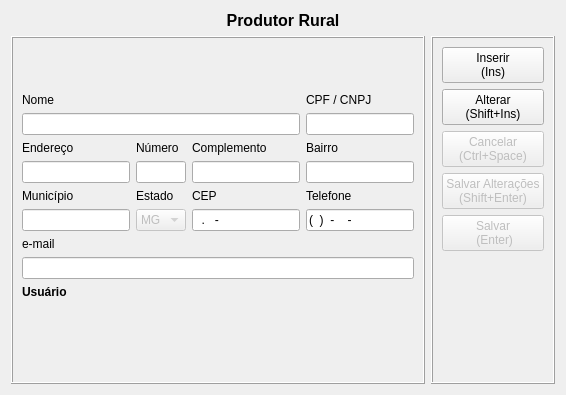
                   <widget class="QWidget" name="tab_register_producer01">
                    <attribute name="title">
                     <string>Cadastro</string>
                    </attribute>
                    <layout class="QVBoxLayout" name="verticalLayout_20">
                     <item>
                      <widget class="QLabel" name="lbl_title_register_producer01">
                       <property name="text">
                        <string>&lt;html&gt;&lt;head/&gt;&lt;body&gt;&lt;p align=&quot;center&quot;&gt;&lt;span style=&quot; font-size:12pt; font-weight:600;&quot;&gt;Produtor Rural&lt;/span&gt;&lt;/p&gt;&lt;/body&gt;&lt;/html&gt;</string>
                       </property>
                      </widget>
                     </item>
                     <item>
                      <layout class="QHBoxLayout" name="horizontalLayout">
                       <item>
                        <widget class="QFrame" name="frm_register_producer01">
                         <property name="styleSheet">
                          <string notr="true"/>
                         </property>
                         <property name="frameShape">
                          <enum>QFrame::Box</enum>
                         </property>
                         <property name="frameShadow">
                          <enum>QFrame::Raised</enum>
                         </property>
                         <layout class="QGridLayout" name="gridLayout">
                          <item row="5" column="2">
                           <widget class="QLabel" name="lbl_cep_producer">
                            <property name="text">
                             <string>CEP</string>
                            </property>
                           </widget>
                          </item>
                          <item row="3" column="3">
                           <widget class="QLabel" name="lbl_neighborhood_producer">
                            <property name="text">
                             <string>Bairro</string>
                            </property>
                           </widget>
                          </item>
                          <item row="6" column="3">
                           <widget class="QLineEdit" name="edt_phone_producer">
                            <property name="styleSheet">
                             <string notr="true"/>
                            </property>
                            <property name="inputMask">
                             <string>(99) 9-9999-9999</string>
                            </property>
                            <property name="readOnly">
                             <bool>true</bool>
                            </property>
                            <property name="placeholderText">
                             <string notr="true"/>
                            </property>
                           </widget>
                          </item>
                          <item row="9" column="0">
                           <widget class="QLabel" name="lbl_title_user_producer">
                            <property name="text">
                             <string>&lt;html&gt;&lt;head/&gt;&lt;body&gt;&lt;p&gt;&lt;span style=&quot; font-weight:600;&quot;&gt;Usuário&lt;/span&gt;&lt;/p&gt;&lt;/body&gt;&lt;/html&gt;</string>
                            </property>
                           </widget>
                          </item>
                          <item row="6" column="1">
                           <widget class="QComboBox" name="cbx_state_producer">
                            <property name="enabled">
                             <bool>false</bool>
                            </property>
                            <property name="maximumSize">
                             <size>
                              <width>50</width>
                              <height>16777215</height>
                             </size>
                            </property>
                            <property name="styleSheet">
                             <string notr="true"/>
                            </property>
                            <property name="currentText">
                             <string>MG</string>
                            </property>
                            <property name="currentIndex">
                             <number>12</number>
                            </property>
                            <property name="maxVisibleItems">
                             <number>11</number>
                            </property>
                            <item>
                             <property name="text">
                              <string>AC</string>
                             </property>
                            </item>
                            <item>
                             <property name="text">
                              <string>AL</string>
                             </property>
                            </item>
                            <item>
                             <property name="text">
                              <string>AP</string>
                             </property>
                            </item>
                            <item>
                             <property name="text">
                              <string>AM</string>
                             </property>
                            </item>
                            <item>
                             <property name="text">
                              <string>BA</string>
                             </property>
                            </item>
                            <item>
                             <property name="text">
                              <string>CE</string>
                             </property>
                            </item>
                            <item>
                             <property name="text">
                              <string>DF</string>
                             </property>
                            </item>
                            <item>
                             <property name="text">
                              <string>ES</string>
                             </property>
                            </item>
                            <item>
                             <property name="text">
                              <string>GO</string>
                             </property>
                            </item>
                            <item>
                             <property name="text">
                              <string>MA</string>
                             </property>
                            </item>
                            <item>
                             <property name="text">
                              <string>MT</string>
                             </property>
                            </item>
                            <item>
                             <property name="text">
                              <string>MS</string>
                             </property>
                            </item>
                            <item>
                             <property name="text">
                              <string>MG</string>
                             </property>
                            </item>
                            <item>
                             <property name="text">
                              <string>PA</string>
                             </property>
                            </item>
                            <item>
                             <property name="text">
                              <string>PB</string>
                             </property>
                            </item>
                            <item>
                             <property name="text">
                              <string>PR</string>
                             </property>
                            </item>
                            <item>
                             <property name="text">
                              <string>PE</string>
                             </property>
                            </item>
                            <item>
                             <property name="text">
                              <string>PI</string>
                             </property>
                            </item>
                            <item>
                             <property name="text">
                              <string>RJ</string>
                             </property>
                            </item>
                            <item>
                             <property name="text">
                              <string>RN</string>
                             </property>
                            </item>
                            <item>
                             <property name="text">
                              <string>RS</string>
                             </property>
                            </item>
                            <item>
                             <property name="text">
                              <string>RO</string>
                             </property>
                            </item>
                            <item>
                             <property name="text">
                              <string>RR</string>
                             </property>
                            </item>
                            <item>
                             <property name="text">
                              <string>SC</string>
                             </property>
                            </item>
                            <item>
                             <property name="text">
                              <string>SP</string>
                             </property>
                            </item>
                            <item>
                             <property name="text">
                              <string>SE</string>
                             </property>
                            </item>
                            <item>
                             <property name="text">
                              <string>TO</string>
                             </property>
                            </item>
                           </widget>
                          </item>
                          <item row="1" column="0">
                           <widget class="QLabel" name="lbl_name_producer">
                            <property name="text">
                             <string>Nome</string>
                            </property>
                           </widget>
                          </item>
                          <item row="3" column="0">
                           <widget class="QLabel" name="lbl_address_producer">
                            <property name="text">
                             <string>Endereço</string>
                            </property>
                           </widget>
                          </item>
                          <item row="2" column="3">
                           <widget class="QLineEdit" name="edt_cpf_cnpj_producer">
                            <property name="styleSheet">
                             <string notr="true"/>
                            </property>
                            <property name="text">
                             <string/>
                            </property>
                            <property name="readOnly">
                             <bool>true</bool>
                            </property>
                            <property name="placeholderText">
                             <string/>
                            </property>
                           </widget>
                          </item>
                          <item row="2" column="0" colspan="3">
                           <widget class="QLineEdit" name="edt_name_producer">
                            <property name="styleSheet">
                             <string notr="true"/>
                            </property>
                            <property name="text">
                             <string/>
                            </property>
                            <property name="readOnly">
                             <bool>true</bool>
                            </property>
                            <property name="placeholderText">
                             <string/>
                            </property>
                           </widget>
                          </item>
                          <item row="0" column="0">
                           <widget class="QLabel" name="lbl_code_producer">
                            <property name="minimumSize">
                             <size>
                              <width>80</width>
                              <height>40</height>
                             </size>
                            </property>
                            <property name="maximumSize">
                             <size>
                              <width>80</width>
                              <height>40</height>
                             </size>
                            </property>
                            <property name="text">
                             <string>&lt;html&gt;&lt;head/&gt;&lt;body&gt;&lt;p&gt;&lt;span style=&quot; font-weight:600;&quot;&gt;&lt;br/&gt;&lt;/span&gt;&lt;/p&gt;&lt;/body&gt;&lt;/html&gt;</string>
                            </property>
                           </widget>
                          </item>
                          <item row="4" column="3">
                           <widget class="QLineEdit" name="edt_neighborhood_producer">
                            <property name="styleSheet">
                             <string notr="true"/>
                            </property>
                            <property name="readOnly">
                             <bool>true</bool>
                            </property>
                            <property name="placeholderText">
                             <string/>
                            </property>
                           </widget>
                          </item>
                          <item row="1" column="3">
                           <widget class="QLabel" name="lbl_cpf_cnpj_producer">
                            <property name="text">
                             <string>CPF / CNPJ</string>
                            </property>
                           </widget>
                          </item>
                          <item row="4" column="1">
                           <widget class="QLineEdit" name="edt_number_producer">
                            <property name="maximumSize">
                             <size>
                              <width>50</width>
                              <height>16777215</height>
                             </size>
                            </property>
                            <property name="sizeIncrement">
                             <size>
                              <width>0</width>
                              <height>0</height>
                             </size>
                            </property>
                            <property name="styleSheet">
                             <string notr="true"/>
                            </property>
                            <property name="text">
                             <string/>
                            </property>
                            <property name="readOnly">
                             <bool>true</bool>
                            </property>
                            <property name="placeholderText">
                             <string/>
                            </property>
                           </widget>
                          </item>
                          <item row="5" column="1">
                           <widget class="QLabel" name="lbl_state_producer">
                            <property name="text">
                             <string>Estado</string>
                            </property>
                           </widget>
                          </item>
                          <item row="5" column="3">
                           <widget class="QLabel" name="lbl_phone_producer">
                            <property name="text">
                             <string>Telefone</string>
                            </property>
                           </widget>
                          </item>
                          <item row="4" column="0">
                           <widget class="QLineEdit" name="edt_address_producer">
                            <property name="styleSheet">
                             <string notr="true"/>
                            </property>
                            <property name="text">
                             <string/>
                            </property>
                            <property name="readOnly">
                             <bool>true</bool>
                            </property>
                            <property name="placeholderText">
                             <string/>
                            </property>
                           </widget>
                          </item>
                          <item row="3" column="1">
                           <widget class="QLabel" name="lbl_number_producer">
                            <property name="text">
                             <string>Número</string>
                            </property>
                           </widget>
                          </item>
                          <item row="6" column="2">
                           <widget class="QLineEdit" name="edt_cep_producer">
                            <property name="styleSheet">
                             <string notr="true"/>
                            </property>
                            <property name="inputMask">
                             <string>99.999-999</string>
                            </property>
                            <property name="readOnly">
                             <bool>true</bool>
                            </property>
                            <property name="placeholderText">
                             <string/>
                            </property>
                           </widget>
                          </item>
                          <item row="6" column="0">
                           <widget class="QLineEdit" name="edt_city_producer">
                            <property name="styleSheet">
                             <string notr="true"/>
                            </property>
                            <property name="readOnly">
                             <bool>true</bool>
                            </property>
                            <property name="placeholderText">
                             <string/>
                            </property>
                           </widget>
                          </item>
                          <item row="3" column="2">
                           <widget class="QLabel" name="lbl_complement_producer">
                            <property name="text">
                             <string>Complemento</string>
                            </property>
                           </widget>
                          </item>
                          <item row="7" column="0">
                           <widget class="QLabel" name="lbl_email_producer">
                            <property name="text">
                             <string>e-mail</string>
                            </property>
                           </widget>
                          </item>
                          <item row="11" column="0">
                           <spacer name="verticalSpacer_5">
                            <property name="orientation">
                             <enum>Qt::Vertical</enum>
                            </property>
                            <property name="sizeHint" stdset="0">
                             <size>
                              <width>20</width>
                              <height>40</height>
                             </size>
                            </property>
                           </spacer>
                          </item>
                          <item row="4" column="2">
                           <widget class="QLineEdit" name="edt_complement_producer">
                            <property name="styleSheet">
                             <string notr="true"/>
                            </property>
                            <property name="readOnly">
                             <bool>true</bool>
                            </property>
                            <property name="placeholderText">
                             <string/>
                            </property>
                           </widget>
                          </item>
                          <item row="8" column="0" colspan="4">
                           <widget class="QLineEdit" name="edt_email_producer">
                            <property name="styleSheet">
                             <string notr="true"/>
                            </property>
                            <property name="text">
                             <string/>
                            </property>
                            <property name="readOnly">
                             <bool>true</bool>
                            </property>
                            <property name="placeholderText">
                             <string/>
                            </property>
                           </widget>
                          </item>
                          <item row="5" column="0">
                           <widget class="QLabel" name="lbl_city_producer">
                            <property name="text">
                             <string>Município</string>
                            </property>
                           </widget>
                          </item>
                          <item row="10" column="0" colspan="4">
                           <widget class="QLabel" name="lbl_name_user_producer">
                            <property name="text">
                             <string>&lt;html&gt;&lt;head/&gt;&lt;body&gt;&lt;p&gt;&lt;br/&gt;&lt;/p&gt;&lt;/body&gt;&lt;/html&gt;</string>
                            </property>
                           </widget>
                          </item>
                         </layout>
                        </widget>
                       </item>
                       <item>
                        <widget class="QFrame" name="frm_menu_produce_register">
                         <property name="maximumSize">
                          <size>
                           <width>16777215</width>
                           <height>16777215</height>
                          </size>
                         </property>
                         <property name="frameShape">
                          <enum>QFrame::Box</enum>
                         </property>
                         <property name="frameShadow">
                          <enum>QFrame::Raised</enum>
                         </property>
                         <layout class="QVBoxLayout" name="verticalLayout_12">
                          <item>
                           <widget class="QPushButton" name="btn_insert_producer">
                            <property name="cursor">
                             <cursorShape>PointingHandCursor</cursorShape>
                            </property>
                            <property name="focusPolicy">
                             <enum>Qt::NoFocus</enum>
                            </property>
                            <property name="toolTip">
                             <string>&lt;html&gt;&lt;head/&gt;&lt;body&gt;&lt;p&gt;Pressione o botão ou tecla “Insert” para abrir a janela de cadastra do Produtor.&lt;/p&gt;&lt;/body&gt;&lt;/html&gt;</string>
                            </property>
                            <property name="text">
                             <string>Inserir
(Ins)</string>
                            </property>
                            <property name="icon">
                             <iconset resource="icones.qrc">
                              <normaloff>:/buttons/images/button/Insert.png</normaloff>:/buttons/images/button/Insert.png</iconset>
                            </property>
                            <property name="shortcut">
                             <string>Ins</string>
                            </property>
                           </widget>
                          </item>
                          <item>
                           <widget class="QPushButton" name="btn_update_producer">
                            <property name="cursor">
                             <cursorShape>PointingHandCursor</cursorShape>
                            </property>
                            <property name="focusPolicy">
                             <enum>Qt::NoFocus</enum>
                            </property>
                            <property name="text">
                             <string>Alterar 
(Shift+Ins)</string>
                            </property>
                            <property name="icon">
                             <iconset resource="icones.qrc">
                              <normaloff>:/buttons/images/button/Update.png</normaloff>:/buttons/images/button/Update.png</iconset>
                            </property>
                            <property name="shortcut">
                             <string>Shift+Ins</string>
                            </property>
                           </widget>
                          </item>
                          <item>
                           <widget class="QPushButton" name="btn_cancelar_producer">
                            <property name="enabled">
                             <bool>false</bool>
                            </property>
                            <property name="cursor">
                             <cursorShape>PointingHandCursor</cursorShape>
                            </property>
                            <property name="focusPolicy">
                             <enum>Qt::NoFocus</enum>
                            </property>
                            <property name="text">
                             <string>Cancelar
(Ctrl+Space)</string>
                            </property>
                            <property name="icon">
                             <iconset resource="icones.qrc">
                              <normaloff>:/buttons/images/button/Delete.png</normaloff>:/buttons/images/button/Delete.png</iconset>
                            </property>
                            <property name="shortcut">
                             <string>Ctrl+Space</string>
                            </property>
                           </widget>
                          </item>
                          <item>
                           <widget class="QPushButton" name="btn_save_change_producer">
                            <property name="enabled">
                             <bool>false</bool>
                            </property>
                            <property name="cursor">
                             <cursorShape>PointingHandCursor</cursorShape>
                            </property>
                            <property name="focusPolicy">
                             <enum>Qt::NoFocus</enum>
                            </property>
                            <property name="text">
                             <string>Salvar Alterações 
(Shift+Enter)</string>
                            </property>
                            <property name="icon">
                             <iconset resource="icones.qrc">
                              <normaloff>:/buttons/images/button/Save-Update.png</normaloff>:/buttons/images/button/Save-Update.png</iconset>
                            </property>
                            <property name="shortcut">
                             <string>Shift+Return</string>
                            </property>
                           </widget>
                          </item>
                          <item>
                           <widget class="QPushButton" name="btn_save_producer">
                            <property name="enabled">
                             <bool>false</bool>
                            </property>
                            <property name="cursor">
                             <cursorShape>PointingHandCursor</cursorShape>
                            </property>
                            <property name="focusPolicy">
                             <enum>Qt::NoFocus</enum>
                            </property>
                            <property name="text">
                             <string>Salvar
 (Enter)</string>
                            </property>
                            <property name="icon">
                             <iconset resource="icones.qrc">
                              <normaloff>:/buttons/images/button/Save-Insert.png</normaloff>:/buttons/images/button/Save-Insert.png</iconset>
                            </property>
                            <property name="shortcut">
                             <string>Return</string>
                            </property>
                           </widget>
                          </item>
                          <item>
                           <spacer name="verticalSpacer_2">
                            <property name="orientation">
                             <enum>Qt::Vertical</enum>
                            </property>
                            <property name="sizeHint" stdset="0">
                             <size>
                              <width>20</width>
                              <height>40</height>
                             </size>
                            </property>
                           </spacer>
                          </item>
                         </layout>
                        </widget>
                       </item>
                      </layout>
                     </item>
                    </layout>
                   </widget>
